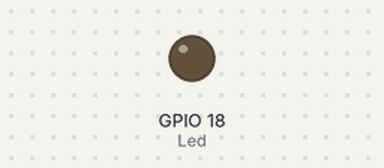
Simulated run of this program. Board: Raspberry Pi (BCM pin numbers). Shown: output pins drawn as LEDs (lit = HIGH).

Above: at 1.2 s.
At 9.4 s:
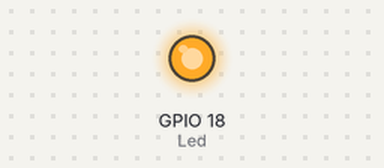
Timing chart, 0 to 18.7 s (numbered marks = the images above):
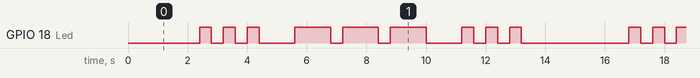

The program:

p055_MorseSos6.py
```python
import RPi.GPIO as IoPort
import time

def LedOn(Port, Delay) :
    IoPort.output(Port, True)
    time.sleep(Delay)

def LedOff(Port, Delay) :
    IoPort.output(Port, False)
    time.sleep(Delay)

def Send_S(Port) :
    LedOn(Led, 0.4)
    LedOff(Led, 0.4)
    LedOn(Led, 0.4)
    LedOff(Led, 0.4)
    LedOn(Led, 0.4)
    LedOff(Led, 1.2)

def Send_O(Port) :
    LedOn(Led, 1.2)
    LedOff(Led, 0.4)
    LedOn(Led, 1.2)
    LedOff(Led, 0.4)
    LedOn(Led, 1.2)
    LedOff(Led, 1.2)

Led = 18
IoPort.setmode(IoPort.BCM)
IoPort.setup(Led, IoPort.OUT)

for I in range(0, 10) :
    LedOff(Led, 2.4)
    Send_S(Led)
    Send_O(Led)
    Send_S(Led)    
```

Measured:
- by itself, GPIO 18 (Led): repeats every 14.4 s: 2 × (LOW 0.40 s, HIGH 0.40 s), LOW 1.2 s, 2 × (HIGH 1.2 s, LOW 0.40 s), HIGH 1.2 s, LOW 1.2 s, 2 × (HIGH 0.40 s, LOW 0.40 s), HIGH 0.40 s, LOW 3.6 s, HIGH 0.40 s
- by itself, everything shown: repeats every 14.4 s, in 18 steps
